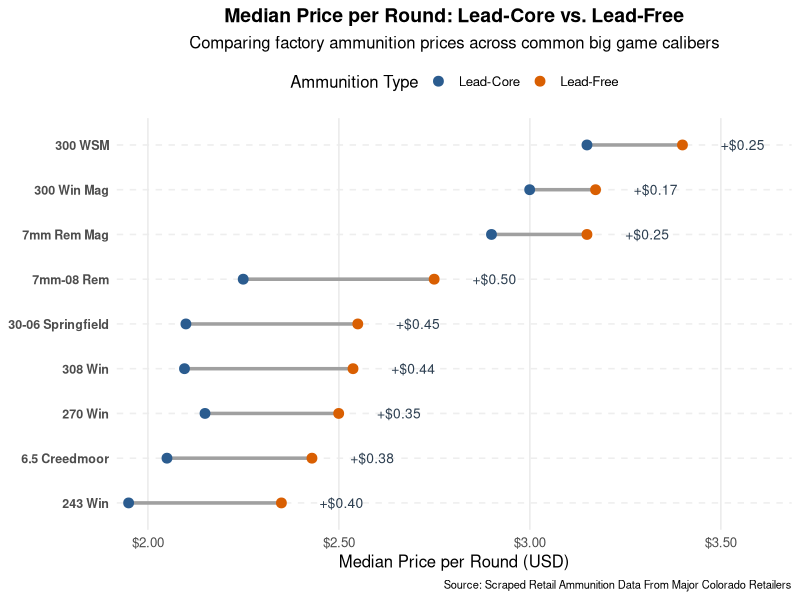
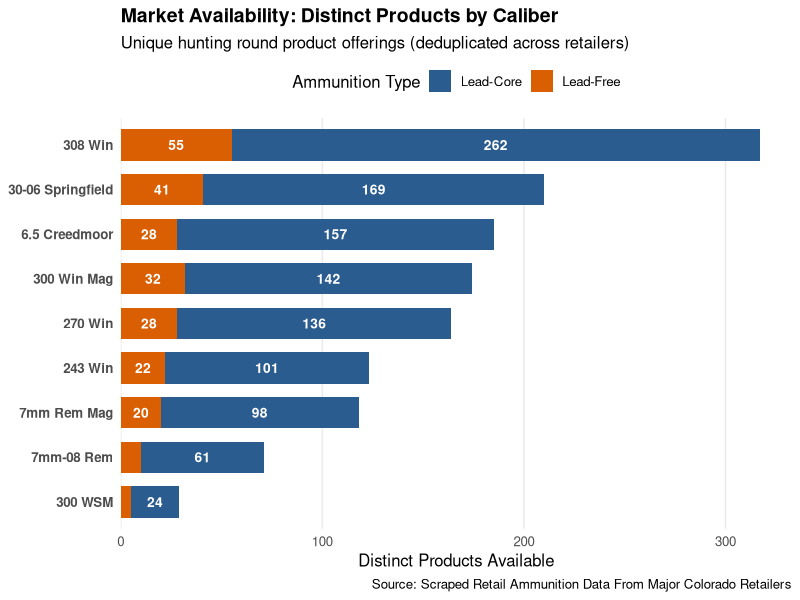
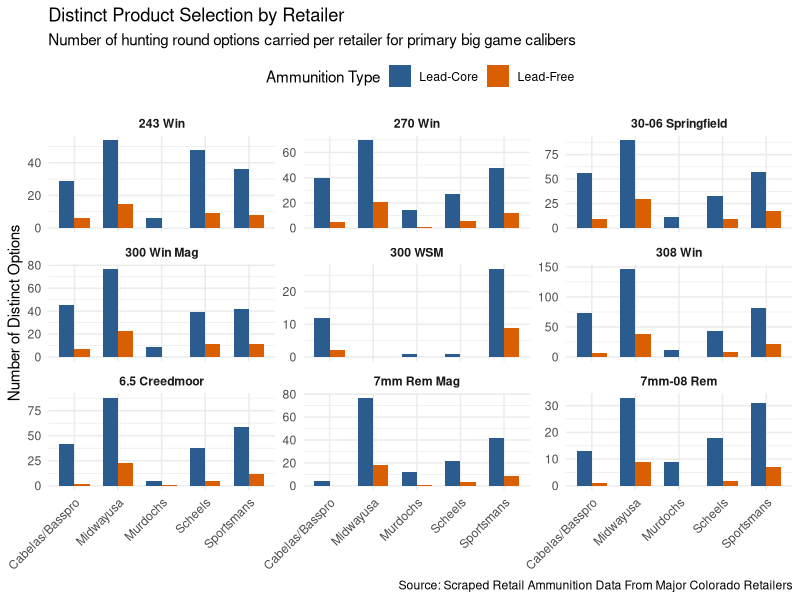
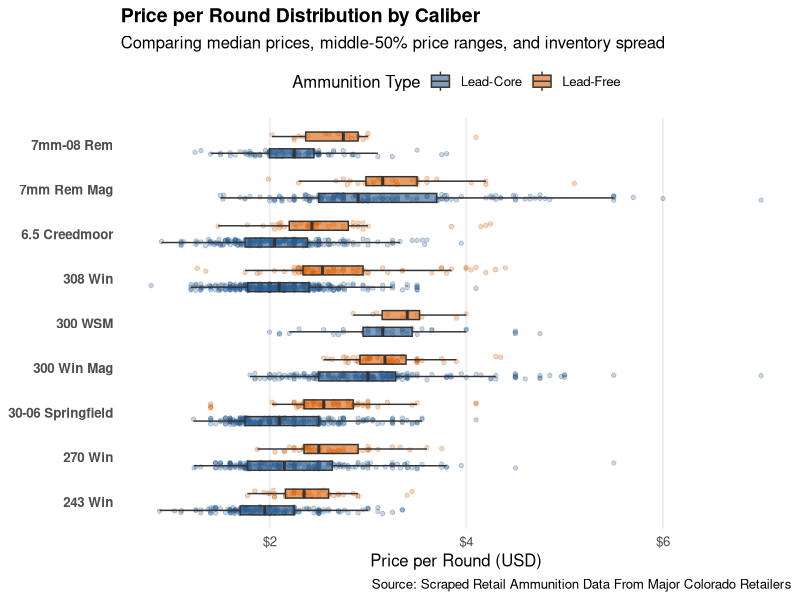
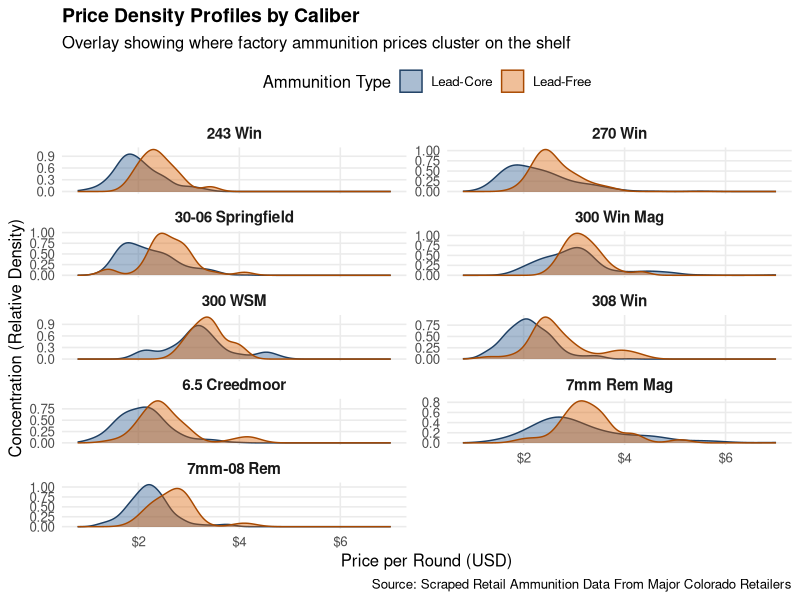

Generate these figures, in order, with R:
## ---- chunk 1
knitr::opts_chunk$set(
  echo = FALSE,
  warning = FALSE,
  message = FALSE,
  fig.width = 9,
  fig.height = 6,
  dpi = 300
)

library(tidyverse)
library(knitr)
library(scales)
library(readxl)
library(writexl)

# Focus on common big game calibers in Colorado/Western hunting
key_calibers <- c("270 Win", "308 Win", "30-06 Springfield", "6.5 Creedmoor", "300 Win Mag", "300 WSM", "243 Win", "7mm Rem Mag", "7mm-08 Rem")

# Load cleaned dataset
ammo <- read_excel("results/ammo_clean.xlsx") %>%
  filter(
    !str_detect(coalesce(name, ""), regex("FMJ|Full Metal", ignore_case = TRUE))
  ) %>%
  # 1. Unify Bass Pro and Cabela's
  mutate(
    retailer = case_when(
      str_detect(retailer, regex("Bass\\s*Pro|Cabela'?s", ignore_case = TRUE)) ~ "Cabelas/Basspro",
      TRUE ~ retailer
    ),
    dedup_id = coalesce(upc, mpn, name)
  ) %>%
  # 2. Deduplicate by the newly combined retailer entity and product ID
  group_by(retailer, dedup_id) %>%
  slice_max(order_by = date, n = 1, with_ties = FALSE) %>%
  ungroup() %>%
  filter(caliber %in% key_calibers)
## ---- chunk 2
overall_summary <- ammo %>%
  filter(!is.na(ppr), ppr > 0) %>%
  summarise(
    `Total Listings` = n(),
    `Mean PPR`       = mean(ppr, na.rm = TRUE),
    `Median PPR`     = median(ppr, na.rm = TRUE),
    `Min PPR`        = min(ppr, na.rm = TRUE),
    `Max PPR`        = max(ppr, na.rm = TRUE),
    `IQR PPR`        = IQR(ppr, na.rm = TRUE)
  )

kable(overall_summary, digits = 2, caption = "High-Level Market Summary (USD per Round)")
## ---- chunk 3
lead_vs_free_summary <- ammo %>%
  filter(!is.na(category), !is.na(caliber), !is.na(ppr)) %>%
  group_by(caliber, category) %>%
  summarise(
    count      = n(),
    median_ppr = median(ppr, na.rm = TRUE),
    mean_ppr   = mean(ppr, na.rm = TRUE),
    sd_ppr     = sd(ppr, na.rm = TRUE),
    .groups    = "drop"
  ) %>%
  arrange(caliber, category)

plot_data <- lead_vs_free_summary %>%
  select(caliber, category, median_ppr) %>%
  pivot_wider(names_from = category, values_from = median_ppr) %>%
  rename(Lead_Core = `Lead-Core`, Lead_Free = `Lead-Free`) %>%
  mutate(
    premium = Lead_Free - Lead_Core,
    caliber = reorder(caliber, Lead_Free)
  )
## ---- chunk 4
p_dumbbell <- ggplot(plot_data) +
  geom_segment(
    aes(x = Lead_Core, xend = Lead_Free, y = caliber, yend = caliber),
    color = "#a0a0a0", size = 1.2
  ) +
  geom_point(aes(x = Lead_Core, y = caliber, color = "Lead-Core"), size = 3) +
  geom_point(aes(x = Lead_Free, y = caliber, color = "Lead-Free"), size = 3) +
  geom_text(
    aes(
      x = pmax(Lead_Free, Lead_Core, na.rm = TRUE) + 0.1,
      y = caliber,
      label = ifelse(premium >= 0, sprintf("+$%.2f", premium), sprintf("-$%.2f", abs(premium)))
    ),
    hjust = 0, size = 3.5, color = "#2c3e50"
  ) +
  scale_color_manual(
    name = "Ammunition Type",
    values = c("Lead-Core" = "#2b5c8f", "Lead-Free" = "#d95f02")
  ) +
  scale_x_continuous(
    labels = dollar_format(),
    expand = expansion(mult = c(0.02, 0.12))
  ) +
  labs(
    title = "Median Price per Round: Lead-Core vs. Lead-Free",
    subtitle = "Comparing factory ammunition prices across common big game calibers",
    x = "Median Price per Round (USD)",
    y = NULL,
    caption = "Source: Scraped Retail Ammunition Data From Major Colorado Retailers"
  ) +
  theme_minimal(base_size = 12) +
  theme(
    legend.position = "top",
    panel.grid.minor = element_blank(),
    panel.grid.major.y = element_line(color = "#eeeeee", linetype = "dashed"),
    plot.title = element_text(face = "bold", size = 14, hjust = 0.5),
    plot.subtitle = element_text(hjust = 0.5),
    axis.text.y = element_text(face = "bold", size = 9),
    plot.caption = element_text(size = 8)
  )

p_dumbbell
## ---- chunk 5
formatted_table <- plot_data %>%
  arrange(desc(Lead_Free)) %>%
  mutate(
    Lead_Core = sprintf("$%.2f", Lead_Core),
    Lead_Free = sprintf("$%.2f", Lead_Free),
    premium   = ifelse(premium >= 0, sprintf("+$%.2f", premium), sprintf("-$%.2f", abs(premium)))
  ) %>%
  rename(
    Caliber = caliber,
    `Lead-Core (\\$/rd)` = Lead_Core,
    `Lead-Free (\\$/rd)` = Lead_Free,
    `Lead-Free Premium` = premium
  )

kable(
  formatted_table,
  align = c("l", "r", "r", "r"),
  longtable = FALSE,
  caption = "Ammunition Pricing Comparison by Caliber")
## ---- chunk 6
# Deduplicate on distinct products across all stores
unique_ammo <- ammo %>%
  filter(
    !str_detect(coalesce(name, ""), regex("FMJ|Full Metal", ignore_case = TRUE))
  ) %>%
  mutate(dedup_id = coalesce(upc, mpn, name)) %>%
  distinct(dedup_id, .keep_all = TRUE)

availability_data <- unique_ammo %>%
  group_by(caliber, category) %>%
  summarise(count = n(), .groups = "drop") %>%
  group_by(caliber) %>%
  mutate(total_count = sum(count)) %>%
  ungroup() %>%
  mutate(caliber = reorder(caliber, total_count))
## ---- chunk 7
p_availability <- ggplot(availability_data, aes(x = count, y = caliber, fill = category)) +
  geom_col(position = "stack", width = 0.7) +
  geom_text(
    aes(label = ifelse(count > 10, count, "")),
    position = position_stack(vjust = 0.5),
    color = "white",
    fontface = "bold",
    size = 3.5
  ) +
  scale_fill_manual(
    name = "Ammunition Type",
    values = c("Lead-Core" = "#2b5c8f", "Lead-Free" = "#d95f02")
  ) +
  scale_x_continuous(expand = expansion(mult = c(0, 0.05))) +
  labs(
    title = "Market Availability: Distinct Products by Caliber",
    subtitle = "Unique hunting round product offerings (deduplicated across retailers)",
    x = "Distinct Products Available",
    y = NULL,
    caption = "Source: Scraped Retail Ammunition Data From Major Colorado Retailers"
  ) +
  theme_minimal(base_size = 12) +
  theme(
    legend.position = "top",
    panel.grid.minor = element_blank(),
    panel.grid.major.y = element_blank(),
    plot.title = element_text(face = "bold", size = 14),
    axis.text.y = element_text(face = "bold")
  )

p_availability
## ---- chunk 8
retailer_caliber_counts <- ammo %>%
  filter(!is.na(retailer), !is.na(caliber)) %>%
  group_by(retailer, caliber, category) %>%
  summarise(options_count = n(), .groups = "drop")

retailer_benchmark <- retailer_caliber_counts %>%
  group_by(caliber, category) %>%
  summarise(
    avg_options_per_retailer    = mean(options_count),
    median_options_per_retailer = median(options_count),
    retailers_stocking          = n(),
    .groups = "drop"
  ) %>%
  arrange(caliber, category)

kable(
  retailer_benchmark,
  digits = 1,
  col.names = c(
    "Caliber",
    "Bullet Category",
    "Avg Options / Store",
    "Median Options / Store",
    "Stocking Retailers"
  ),
  align = c("l", "l", "r", "r", "r"),
  caption = "Average & Median Product Options Available Per Retailer"
)
## ---- chunk 9
retailer_caliber_counts %>%
  ggplot(aes(x = retailer, y = options_count, fill = category)) +
  geom_col(position = position_dodge(preserve = "single"), width = 0.7) +
  facet_wrap(~ caliber, scales = "free_y") +
  scale_fill_manual(
    name = "Ammunition Type",
    values = c("Lead-Core" = "#2b5c8f", "Lead-Free" = "#d95f02")
  ) +
  labs(
    title = "Distinct Product Selection by Retailer",
    subtitle = "Number of hunting round options carried per retailer for primary big game calibers",
    x = NULL,
    y = "Number of Distinct Options",
    caption = "Source: Scraped Retail Ammunition Data From Major Colorado Retailers"
  ) +
  theme_minimal(base_size = 11) +
  theme(
    legend.position = "top",
    axis.text.x = element_text(angle = 45, hjust = 1),
    strip.text = element_text(face = "bold")
  )
## ---- chunk 10
boxplot_data <- ammo %>%
  filter(
    !is.na(category),
    !is.na(ppr),
    ppr > 0,
    ppr <= 7.00,
    caliber %in% key_calibers
  )

p_boxplot <- ggplot(boxplot_data, aes(x = caliber, y = ppr, fill = category)) +
  geom_point(
    aes(color = category),
    position = position_jitterdodge(jitter.width = 0.15, dodge.width = 0.75),
    alpha = 0.25,
    size = 1.2,
    show.legend = FALSE
  ) +
  geom_boxplot(
    width = 0.4,
    position = position_dodge(0.75),
    alpha = 0.6,
    outlier.shape = NA
  ) +
  scale_fill_manual(
    name = "Ammunition Type",
    values = c("Lead-Core" = "#2b5c8f", "Lead-Free" = "#d95f02")
  ) +
  scale_color_manual(
    values = c("Lead-Core" = "#2b5c8f", "Lead-Free" = "#d95f02")
  ) +
  scale_y_continuous(labels = dollar_format()) +
  coord_flip() +
  labs(
    title = "Price per Round Distribution by Caliber",
    subtitle = "Comparing median prices, middle-50% price ranges, and inventory spread",
    x = NULL,
    y = "Price per Round (USD)",
    caption = "Source: Scraped Retail Ammunition Data From Major Colorado Retailers"
  ) +
  theme_minimal(base_size = 12) +
  theme(
    legend.position = "top",
    panel.grid.minor = element_blank(),
    panel.grid.major.y = element_blank(),
    plot.title = element_text(face = "bold", size = 14),
    axis.text.y = element_text(face = "bold")
  )

p_boxplot
## ---- chunk 11
density_data <- ammo %>%
  filter(
    !is.na(category),
    !is.na(ppr),
    ppr > 0,
    ppr <= 7.00,
    caliber %in% key_calibers
  )

ggplot(density_data, aes(x = ppr, fill = category, color = category)) +
  geom_density(alpha = 0.4, adjust = 1.2) +
  facet_wrap(~ caliber, scales = "free_y", ncol = 2) +
  scale_fill_manual(
    name = "Ammunition Type",
    values = c("Lead-Core" = "#2b5c8f", "Lead-Free" = "#d95f02")
  ) +
  scale_color_manual(
    name = "Ammunition Type",
    values = c("Lead-Core" = "#1e3f63", "Lead-Free" = "#a84900")
  ) +
  scale_x_continuous(labels = dollar_format()) +
  labs(
    title = "Price Density Profiles by Caliber",
    subtitle = "Overlay showing where factory ammunition prices cluster on the shelf",
    x = "Price per Round (USD)",
    y = "Concentration (Relative Density)",
    caption = "Source: Scraped Retail Ammunition Data From Major Colorado Retailers"
  ) +
  theme_minimal(base_size = 12) +
  theme(
    legend.position = "top",
    panel.grid.minor = element_blank(),
    strip.text = element_text(face = "bold", size = 11),
    plot.title = element_text(face = "bold", size = 14)
  )
